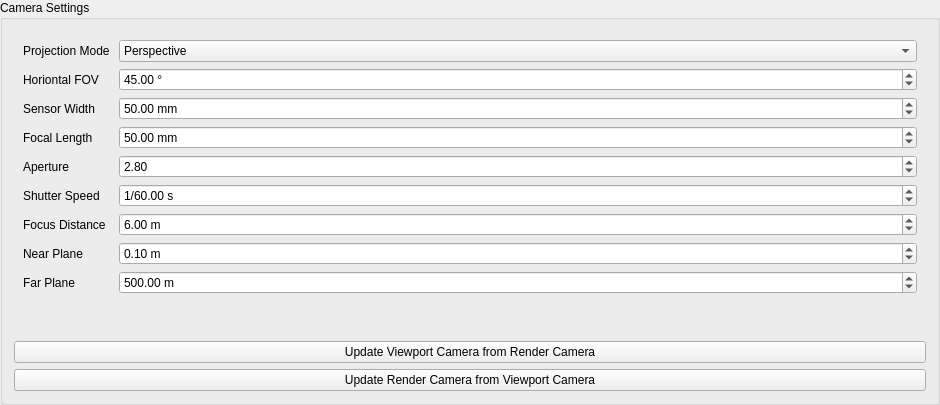
<?xml version="1.0" encoding="UTF-8"?>
<ui version="4.0">
 <class>CameraWidget</class>
 <widget class="QGroupBox" name="CameraWidget">
  <property name="geometry">
   <rect>
    <x>0</x>
    <y>0</y>
    <width>940</width>
    <height>405</height>
   </rect>
  </property>
  <property name="font">
   <font>
    <pointsize>9</pointsize>
    <bold>false</bold>
   </font>
  </property>
  <property name="title">
   <string>Camera Settings</string>
  </property>
  <property name="checkable">
   <bool>false</bool>
  </property>
  <layout class="QVBoxLayout" name="verticalLayout">
   <item>
    <widget class="QWidget" name="widget" native="true">
     <layout class="QFormLayout" name="formLayout_2">
      <item row="0" column="0">
       <widget class="QLabel" name="projectionLabel">
        <property name="font">
         <font>
          <pointsize>9</pointsize>
          <bold>false</bold>
         </font>
        </property>
        <property name="text">
         <string>Projection Mode </string>
        </property>
       </widget>
      </item>
      <item row="0" column="1">
       <widget class="QComboBox" name="comboBox">
        <property name="font">
         <font>
          <pointsize>9</pointsize>
          <bold>false</bold>
         </font>
        </property>
        <item>
         <property name="text">
          <string>Perspective</string>
         </property>
        </item>
       </widget>
      </item>
      <item row="1" column="0">
       <widget class="QLabel" name="horizontalFovLabel">
        <property name="font">
         <font>
          <pointsize>9</pointsize>
          <bold>false</bold>
         </font>
        </property>
        <property name="text">
         <string>Horiontal FOV </string>
        </property>
       </widget>
      </item>
      <item row="1" column="1">
       <widget class="QDoubleSpinBox" name="horizontalFovSpinBox">
        <property name="font">
         <font>
          <pointsize>9</pointsize>
          <bold>false</bold>
         </font>
        </property>
        <property name="suffix">
         <string> °</string>
        </property>
        <property name="minimum">
         <double>30.000000000000000</double>
        </property>
        <property name="maximum">
         <double>120.000000000000000</double>
        </property>
        <property name="value">
         <double>45.000000000000000</double>
        </property>
       </widget>
      </item>
      <item row="2" column="0">
       <widget class="QLabel" name="sensorWidthLabel">
        <property name="font">
         <font>
          <pointsize>9</pointsize>
          <bold>false</bold>
         </font>
        </property>
        <property name="text">
         <string>Sensor Width </string>
        </property>
       </widget>
      </item>
      <item row="2" column="1">
       <widget class="QDoubleSpinBox" name="sensorWidthSpinBox">
        <property name="font">
         <font>
          <pointsize>9</pointsize>
          <bold>false</bold>
         </font>
        </property>
        <property name="suffix">
         <string> mm</string>
        </property>
        <property name="minimum">
         <double>10.000000000000000</double>
        </property>
        <property name="maximum">
         <double>800.000000000000000</double>
        </property>
        <property name="value">
         <double>50.000000000000000</double>
        </property>
       </widget>
      </item>
      <item row="3" column="0">
       <widget class="QLabel" name="focalLengthLabel">
        <property name="font">
         <font>
          <pointsize>9</pointsize>
          <bold>false</bold>
         </font>
        </property>
        <property name="text">
         <string>Focal Length </string>
        </property>
       </widget>
      </item>
      <item row="3" column="1">
       <widget class="QDoubleSpinBox" name="focalLengthSpinBox">
        <property name="font">
         <font>
          <pointsize>9</pointsize>
          <bold>false</bold>
         </font>
        </property>
        <property name="suffix">
         <string> mm</string>
        </property>
        <property name="minimum">
         <double>10.000000000000000</double>
        </property>
        <property name="maximum">
         <double>800.000000000000000</double>
        </property>
        <property name="value">
         <double>50.000000000000000</double>
        </property>
       </widget>
      </item>
      <item row="4" column="0">
       <widget class="QLabel" name="apertureLabel">
        <property name="font">
         <font>
          <pointsize>9</pointsize>
          <bold>false</bold>
         </font>
        </property>
        <property name="text">
         <string>Aperture </string>
        </property>
       </widget>
      </item>
      <item row="4" column="1">
       <widget class="QDoubleSpinBox" name="apertureSpinBox">
        <property name="font">
         <font>
          <pointsize>9</pointsize>
          <bold>false</bold>
         </font>
        </property>
        <property name="minimum">
         <double>1.000000000000000</double>
        </property>
        <property name="maximum">
         <double>22.000000000000000</double>
        </property>
        <property name="singleStep">
         <double>0.100000000000000</double>
        </property>
        <property name="value">
         <double>2.800000000000000</double>
        </property>
       </widget>
      </item>
      <item row="5" column="0">
       <widget class="QLabel" name="shutterSpeedLabel">
        <property name="font">
         <font>
          <pointsize>9</pointsize>
          <bold>false</bold>
         </font>
        </property>
        <property name="text">
         <string>Shutter Speed </string>
        </property>
       </widget>
      </item>
      <item row="5" column="1">
       <widget class="QDoubleSpinBox" name="shutterSpeedSpinBox">
        <property name="font">
         <font>
          <pointsize>9</pointsize>
          <bold>false</bold>
         </font>
        </property>
        <property name="prefix">
         <string>1/</string>
        </property>
        <property name="suffix">
         <string> s</string>
        </property>
        <property name="minimum">
         <double>1.000000000000000</double>
        </property>
        <property name="maximum">
         <double>8000.000000000000000</double>
        </property>
        <property name="value">
         <double>60.000000000000000</double>
        </property>
       </widget>
      </item>
      <item row="6" column="0">
       <widget class="QLabel" name="focusDistanceLabel">
        <property name="font">
         <font>
          <pointsize>9</pointsize>
          <bold>false</bold>
         </font>
        </property>
        <property name="text">
         <string>Focus Distance </string>
        </property>
       </widget>
      </item>
      <item row="6" column="1">
       <widget class="QDoubleSpinBox" name="focusDistanceSpinBox">
        <property name="font">
         <font>
          <pointsize>9</pointsize>
          <bold>false</bold>
         </font>
        </property>
        <property name="suffix">
         <string> m</string>
        </property>
        <property name="minimum">
         <double>0.300000000000000</double>
        </property>
        <property name="maximum">
         <double>10000.000000000000000</double>
        </property>
        <property name="value">
         <double>6.000000000000000</double>
        </property>
       </widget>
      </item>
      <item row="7" column="0">
       <widget class="QLabel" name="nearPlaneLabel">
        <property name="font">
         <font>
          <pointsize>9</pointsize>
          <bold>false</bold>
         </font>
        </property>
        <property name="text">
         <string>Near Plane </string>
        </property>
       </widget>
      </item>
      <item row="7" column="1">
       <widget class="QDoubleSpinBox" name="nearPlaneSpinBox">
        <property name="font">
         <font>
          <pointsize>9</pointsize>
          <bold>false</bold>
         </font>
        </property>
        <property name="suffix">
         <string> m</string>
        </property>
        <property name="minimum">
         <double>0.010000000000000</double>
        </property>
        <property name="maximum">
         <double>10000.000000000000000</double>
        </property>
        <property name="value">
         <double>0.100000000000000</double>
        </property>
       </widget>
      </item>
      <item row="8" column="0">
       <widget class="QLabel" name="farPlaneLabel">
        <property name="font">
         <font>
          <pointsize>9</pointsize>
          <bold>false</bold>
         </font>
        </property>
        <property name="text">
         <string>Far Plane </string>
        </property>
       </widget>
      </item>
      <item row="8" column="1">
       <widget class="QDoubleSpinBox" name="farPlaneSpinBox">
        <property name="font">
         <font>
          <pointsize>9</pointsize>
          <bold>false</bold>
         </font>
        </property>
        <property name="suffix">
         <string> m</string>
        </property>
        <property name="minimum">
         <double>0.010000000000000</double>
        </property>
        <property name="maximum">
         <double>10000.000000000000000</double>
        </property>
        <property name="value">
         <double>500.000000000000000</double>
        </property>
       </widget>
      </item>
     </layout>
    </widget>
   </item>
   <item>
    <widget class="QPushButton" name="updateViewportCameraButton">
     <property name="font">
      <font>
       <pointsize>9</pointsize>
       <bold>false</bold>
      </font>
     </property>
     <property name="text">
      <string>Update Viewport Camera from Render Camera</string>
     </property>
    </widget>
   </item>
   <item>
    <widget class="QPushButton" name="updateRenderCameraButton">
     <property name="font">
      <font>
       <pointsize>9</pointsize>
       <bold>false</bold>
      </font>
     </property>
     <property name="text">
      <string>Update Render Camera from Viewport Camera</string>
     </property>
    </widget>
   </item>
  </layout>
 </widget>
 <resources/>
 <connections/>
</ui>
